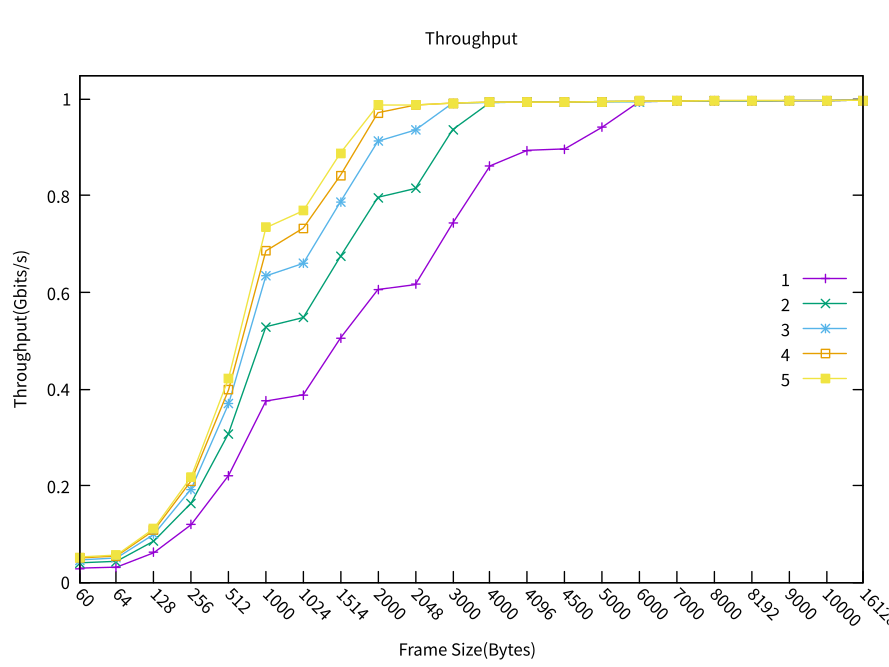

Generate this figure with gnuplot:
# set terminal pngcairo  transparent enhanced font "arial,10" fontscale 1.0 size 600, 400 
# set output 'histograms.1.png'
set key fixed right center vertical Right noreverse noenhanced autotitle nobox
set style data linespoints
set datafile missing '-'
set xtics border in scale 1,0.5 nomirror rotate by -45  autojustify
set xtics  norangelimit 
set xtics   ()
set xlabel 'Frame Size(Bytes)'
set ylabel 'Throughput(Gbits/s)'
set title "Throughput" 
set xrange [ * : * ] noreverse writeback
set yrange [ * : 1.05 ] noreverse writeback
set colorbox vertical origin screen 0.9, 0.2 size screen 0.05, 0.6 front  noinvert bdefault
NO_ANIMATION = 1
## Last datafile plotted: "throughput.dat"
plot 'atsintc.dat' using 2:xtic(1) title columnheader(2), for [i=3:6] '' using i title columnheader(i)
